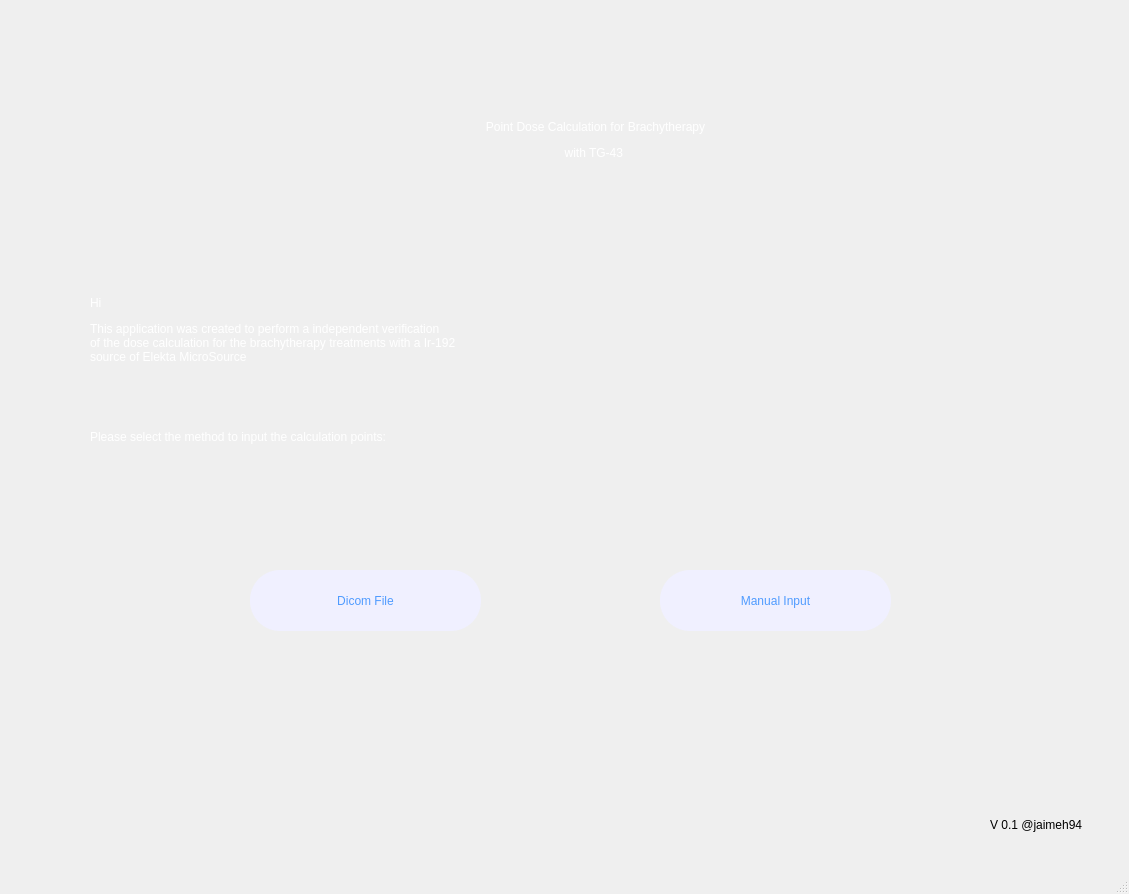
<?xml version="1.0" encoding="UTF-8"?>
<ui version="4.0">
    <class>MainWindow</class>
    <widget class="QMainWindow" name="MainWindow">
        <property name="geometry">
            <rect>
                <x>0</x>
                <y>0</y>
                <width>1129</width>
                <height>894</height>
            </rect>
        </property>
        <property name="windowTitle">
            <string>MainWindow</string>
        </property>
        <property name="styleSheet">
            <string notr="true">QWidget#centralwidget{
                background-color:qlineargradient(spread:pad, x1:0.512, y1:0, x2:0.546, y2:1, stop:0 rgba(21, 35, 225,
                255), stop:1 rgba(255, 255, 255, 255));}
            </string>
        </property>
        <widget class="QWidget" name="centralwidget">
            <widget class="QLabel" name="label">
                <property name="geometry">
                    <rect>
                        <x>150</x>
                        <y>60</y>
                        <width>891</width>
                        <height>161</height>
                    </rect>
                </property>
                <property name="styleSheet">
                    <string notr="true">font: 75 36pt &quot;MS Shell Dlg 2&quot;;color:rgb(255, 255, 255);


                    </string>
                </property>
                <property name="text">
                    <string>&lt;html&gt;&lt;head/&gt;&lt;body&gt;&lt;p align=&quot;center&quot;&gt;Point Dose
                        Calculation for Brachytherapy&lt;/p&gt;&lt;p align=&quot;center&quot;&gt;with TG-43&lt;/p&gt;&lt;/body&gt;&lt;/html&gt;
                    </string>
                </property>
            </widget>
            <widget class="QLabel" name="label_2">
                <property name="geometry">
                    <rect>
                        <x>90</x>
                        <y>260</y>
                        <width>621</width>
                        <height>221</height>
                    </rect>
                </property>
                <property name="styleSheet">
                    <string notr="true">color:rgb(255, 255, 255);
                        font: 14pt &quot;MS Shell Dlg 2&quot;;
                    </string>
                </property>
                <property name="text">
                    <string>&lt;html&gt;&lt;head/&gt;&lt;body&gt;&lt;p&gt;Hi&lt;/p&gt;&lt;p align=&quot;justify&quot;&gt;This
                        application was created to perform a independent verification&lt;br/&gt;of the dose calculation
                        for the brachytherapy treatments with a Ir-192&lt;br/&gt;source of Elekta MicroSource&lt;/p&gt;&lt;p
                        align=&quot;justify&quot;&gt;&lt;br/&gt;&lt;/p&gt;&lt;p align=&quot;justify&quot;&gt;&lt;br/&gt;Please
                        select the method to input the calculation points:&lt;/p&gt;&lt;/body&gt;&lt;/html&gt;
                    </string>
                </property>
            </widget>
            <widget class="QPushButton" name="pushButton">
                <property name="geometry">
                    <rect>
                        <x>250</x>
                        <y>570</y>
                        <width>231</width>
                        <height>61</height>
                    </rect>
                </property>
                <property name="toolTip">
                    <string>&lt;html&gt;&lt;head/&gt;&lt;body&gt;&lt;p&gt;&lt;br/&gt;&lt;/p&gt;&lt;/body&gt;&lt;/html&gt;</string>
                </property>
                <property name="styleSheet">
                    <string notr="true">border-radius: 30px;
                        background-color:rgb(240, 240, 255);
                        font: 16pt &quot;MS Shell Dlg 2&quot;;
                        color:rgb(79, 155, 255)
                    </string>
                </property>
                <property name="text">
                    <string>Dicom File</string>
                </property>
            </widget>
            <widget class="QPushButton" name="pushButton_2">
                <property name="geometry">
                    <rect>
                        <x>660</x>
                        <y>570</y>
                        <width>231</width>
                        <height>61</height>
                    </rect>
                </property>
                <property name="styleSheet">
                    <string notr="true">border-radius: 30px;
                        background-color:rgb(240, 240, 255);
                        font: 16pt &quot;MS Shell Dlg 2&quot;;
                        color:rgb(79, 155, 255)
                    </string>
                </property>
                <property name="text">
                    <string>Manual Input</string>
                </property>
            </widget>
            <widget class="QLabel" name="label_3">
                <property name="geometry">
                    <rect>
                        <x>990</x>
                        <y>809</y>
                        <width>101</width>
                        <height>31</height>
                    </rect>
                </property>
                <property name="text">
                    <string>V 0.1 @jaimeh94</string>
                </property>
            </widget>
        </widget>
        <widget class="QMenuBar" name="menubar">
            <property name="geometry">
                <rect>
                    <x>0</x>
                    <y>0</y>
                    <width>1129</width>
                    <height>22</height>
                </rect>
            </property>
        </widget>
        <widget class="QStatusBar" name="statusbar"/>
    </widget>
    <resources/>
    <connections/>
</ui>
